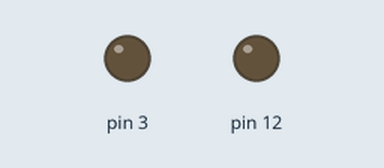
The sketch below on a simulated Arduino Uno, built with avr-gcc and run on an emulated ATmega328P. Parts: output pins drawn as LEDs (lit = HIGH).

Above: at 0.15 s.
Timing chart, 0 to 40.0 s (numbered marks = the images above):
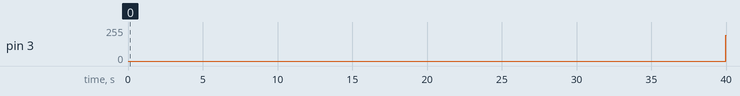

The sketch:

PWM_Led.ino
```cpp
//PWM LED örneği
//05.03.2021 Ömer ERMİŞ

void setup() {
  pinMode(12 , OUTPUT);
  pinMode(3 , OUTPUT);
}

void loop() {
  for (int i=0; i<255;i++) {
    analogWrite(3 , i);
    delay(5);
  }
  for (int i=255; i>=0;i--) {
    analogWrite(3 , i);
    delay(5);
  }
}
```

Measured:
- by itself, pin 3: 0/255 → 194/255 at 40.0 s
